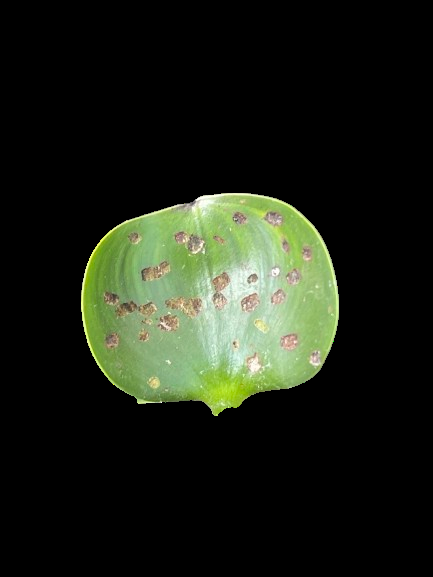
#> input picture Individual_Code/Henko Holl/images/Leaf_1.png, 433 x 577 px
$ python main.py
#> lines starting #> are read from the running program, lines starting #| are printed output that depends on the picture; after the words box and inside, x2 and y2 are one past the last pixel; in counts of white or black regions, pixels touching at a corner belong together
import cv2
import numpy as np

# Load the water hyacinth scar image
image_path = r"../images/Leaf_1.png"
image = cv2.imread(image_path)
#> image is the input picture: shape (577, 433, 3); mean B, G, R 22, 33.7, 28.3
cv2.imshow("Original", image)

# Copy the image for masking
result = image.copy()

# Convert image to HSV color space
image_hsv = cv2.cvtColor(image, cv2.COLOR_BGR2HSV)
#> image_hsv: shape (577, 433, 3); mean H, S, V 8, 16.7, 33.9

# Define HSV color range for brownish scars on water hyacinth
lower_brown = np.array([10, 50, 20])   # Lower bound for brown hues
upper_brown = np.array([20, 255, 200]) # Upper bound for brown hues

# Create mask based on the defined brown color range
brown_mask = cv2.inRange(image_hsv, lower_brown, upper_brown)
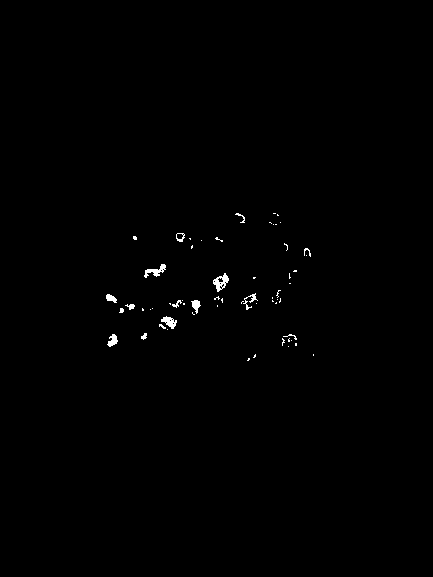
#> brown_mask: shape (577, 433); 0.45% white; 60 white regions (46 under 20 px)

# Apply mask to get only the brown regions
result = cv2.bitwise_and(result, result, mask=brown_mask)

# Find contours in the brown mask
contours, _ = cv2.findContours(brown_mask, cv2.RETR_EXTERNAL, cv2.CHAIN_APPROX_SIMPLE)
#> contours = 60 contours, 51 with area under 20; largest, box (x1, y1, x2, y2) and area: (213, 273, 229, 292) 146, (144, 264, 166, 278) 94, (161, 316, 177, 329) 92, (107, 334, 118, 347) 64, (191, 300, 201, 314) 58

# Initialize a list to keep track of merged contours
merged_contours = []

# Distance threshold in pixels (for 0.1 cm)
distance_threshold = 10  # 0.1 cm in pixels (100 pixels/cm * 0.1 cm)

# Process contours to merge close scars
for contour in contours:
    approx = cv2.approxPolyDP(contour, 0.009 * cv2.arcLength(contour, True), True)

    newImage = cv2.drawContours(image, [approx], 0, (214, 43, 31), 1)

    cv2.imshow('ContoursImage', newImage)

    if len(contour) > 0:
        # Calculate the centroid of the current contour
        M = cv2.moments(contour)
        if M["m00"] != 0:
            cX = int(M["m10"] / M["m00"])
            cY = int(M["m01"] / M["m00"])
        else:
            continue

        # Check if this centroid is too close to any existing merged contour centroid
        too_close = False
        for merged_contour in merged_contours:
            # Calculate the distance between the centroids
            merged_M = cv2.moments(merged_contour)
            merged_cX = int(merged_M["m10"] / merged_M["m00"])
            merged_cY = int(merged_M["m01"] / merged_M["m00"])

            distance = np.sqrt((cX - merged_cX) ** 2 + (cY - merged_cY) ** 2)
            if distance < distance_threshold:
                too_close = True
                break

        # If it's not too close to any merged contour, add it
        if not too_close:
            merged_contours.append(contour)
#> this loop made 60 passes
#> (approx, cX, cY) on passes 5, 18, 23, 24, 25, 27, 41, 47, 50, 58: ([[295, 343], [295, 345], [296, 345], [296, 343]], 295, 344), ([[142, 308], [142, 310], [143, 310], [143, 309]], 142, 309), ([[183, 303], [183, 304], [184, 304], [184, 303]], 183, 303), ([[169, 303], [170, 304], [170, 303]], 169, 303), ([[276, 302], [275, 303], [276, 303]], 275, 302), ([[272, 300], [272, 301], [273, 301]], 272, 300), ([[289, 273], [289, 278], [290, 277], [289, 276]], 289, 277), ([[192, 245], [191, 246], [191, 248], [192, 247]], 191, 246), ([[189, 238], [190, 239], [190, 238]], 189, 238), ([[277, 214], [277, 215], [278, 215]], 277, 214)
#> (contour, cX, cY) on passes 40, 43: ([[253, 277], [253, 278], [254, 278], [255, 277]], 253, 277), ([[294, 270], [293, 271], [296, 271], [296, 270]], 294, 270)
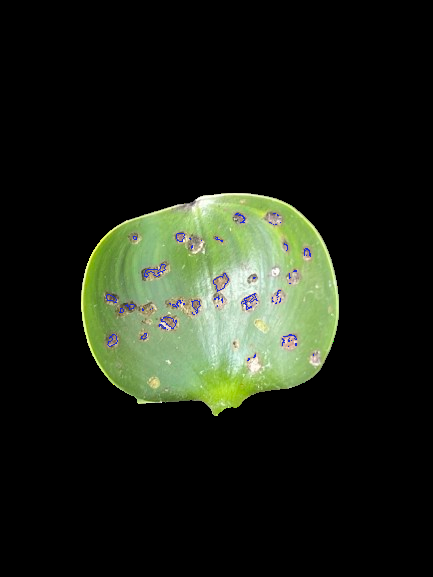
#> image: shape (577, 433, 3); 0.28% of pixels changed, all inside (x1, y1, x2, y2) = (106, 213, 314, 361)
#> after the loop, merged_contours = 28 contours, 21 with area under 20; largest, box (x1, y1, x2, y2) and area: (213, 273, 229, 292) 146, (144, 264, 166, 278) 94, (107, 334, 118, 347) 64, (191, 300, 201, 314) 58, (176, 233, 185, 242) 52, (106, 294, 117, 303) 48, (243, 293, 258, 310) 34

# Count the number of merged scars
scar_count = len(merged_contours)
#> scar_count = 28

# Show results
print(f"Total scars identified (merged): {scar_count}")
#| Total scars identified (merged): 28
cv2.imshow('Brown Mask', brown_mask)
cv2.imshow('Result with Brown Scars Highlighted', result)

cv2.waitKey(0)
cv2.destroyAllWindows()

$ run again, with Individual_Code/Henko Holl/images/Leaf_2.png copied over Individual_Code/Henko Holl/images/Leaf_1.png
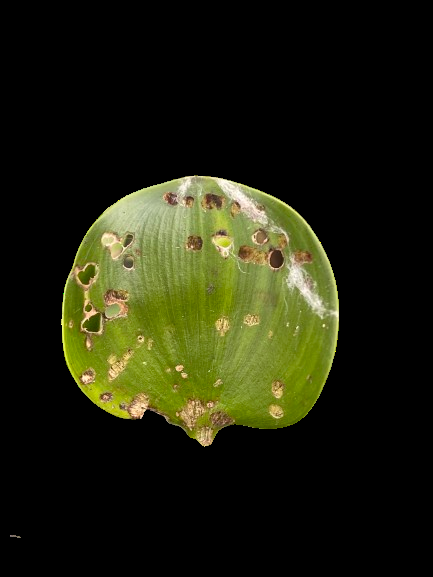
#> input picture Individual_Code/Henko Holl/images/Leaf_2.png, 433 x 577 px
#> image is the input picture: shape (577, 433, 3); mean B, G, R 13.4, 33.9, 32
#> image_hsv: shape (577, 433, 3); mean H, S, V 7.5, 38.7, 34.8
#> `brown_mask = cv2.inRange(image_hsv, lower_brown, upper_brown)`:
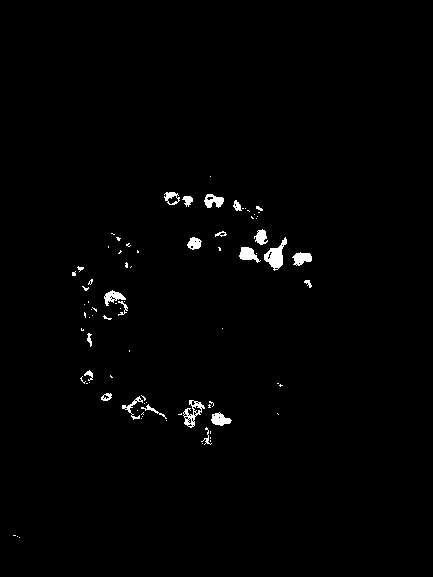
#> brown_mask: shape (577, 433); 1.1% white; 84 white regions (61 under 20 px)
#> contours = 84 contours, 64 with area under 20; largest, box (x1, y1, x2, y2) and area: (264, 237, 287, 271) 316, (183, 400, 205, 428) 254, (239, 247, 261, 263) 166, (204, 194, 224, 208) 160, (292, 252, 312, 266) 158
#> the loop `for contour in contours:` made 84 passes
#> (approx, cX, cY) on passes 13, 31, 59: ([[181, 413], [180, 414], [178, 414], [181, 414]], 180, 413), ([[110, 375], [110, 376], [111, 377], [112, 377]], 110, 376), ([[137, 250], [137, 252], [138, 252], [138, 251]], 137, 251)
#> after the loop `for contour in contours:`:
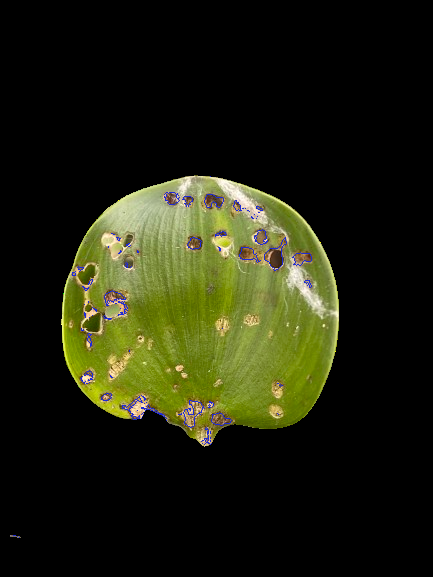
#> image: shape (577, 433, 3); 0.51% of pixels changed, all inside (x1, y1, x2, y2) = (13, 176, 312, 538)
#> after the loop `for contour in contours:`: merged_contours = 40 contours, 21 with area under 20; largest, box (x1, y1, x2, y2) and area: (264, 237, 287, 271) 316, (183, 400, 205, 428) 254, (239, 247, 261, 263) 166, (204, 194, 224, 208) 160, (292, 252, 312, 266) 158
#> scar_count = 40
#| Total scars identified (merged): 40
